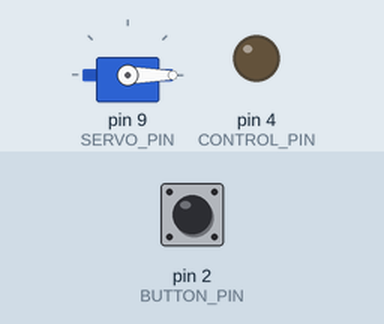
Simulated run of this sketch. Board: Arduino Uno, built with avr-gcc and run on an emulated ATmega328P. On the bench: servo, output pins drawn as LEDs (lit = HIGH). Inputs (shaded band) come from the test bench; at power-on: pin 2 (BUTTON_PIN) HIGH.

Above: at 1.2 s.
1.3 s: pin 2 (BUTTON_PIN) pulled LOW for 0.15 s
At 1.37 s:
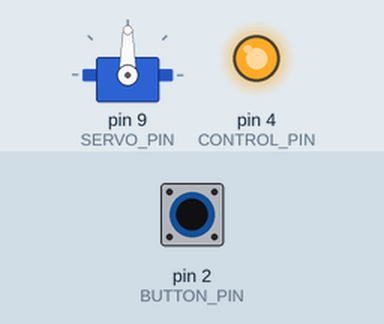
2.9 s: pin 2 (BUTTON_PIN) pulled LOW for 3.2 s
At 7.0 s:
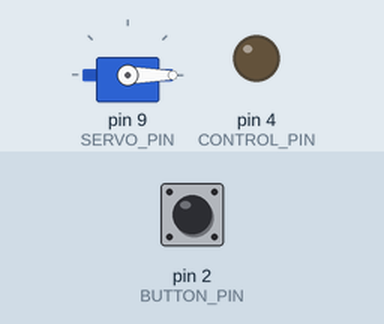
Timing chart, 0 to 8.5 s (numbered marks = the images above; inputs shaded):
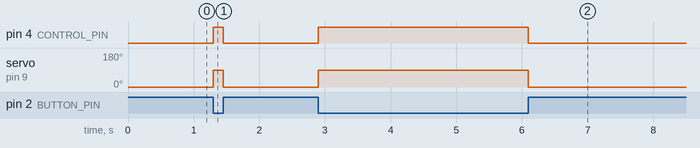

The sketch:

Mini_Servo_with_Button.ino
```cpp
#include <Servo.h>

#define BUTTON_PIN 2
#define SERVO_PIN 9
#define CONTROL_PIN 4  // Controls the resistance-lowering mechanism

Servo myServo;
bool buttonState = false;

void setup() {
    pinMode(BUTTON_PIN, INPUT_PULLUP);  // Internal pull-up resistor
    pinMode(CONTROL_PIN, OUTPUT);       // Output to control resistance
    myServo.attach(SERVO_PIN);

    myServo.write(0); // Start position of servo
    digitalWrite(CONTROL_PIN, LOW); // Default state (high resistance)
}

void loop() {
    buttonState = digitalRead(BUTTON_PIN);

    if (buttonState == LOW) {  // Button pressed
        myServo.write(90);  // Move servo to 90 degrees
        digitalWrite(CONTROL_PIN, HIGH);  // Lower resistance (e.g., enable transistor)
    } else {
        myServo.write(0);  // Move servo back
        digitalWrite(CONTROL_PIN, LOW);  // Keep high resistance
    }
}
```

Measured:
- after the input at 1.3 s, pin 4 (CONTROL_PIN): LOW → HIGH at once, → LOW 0.15 s later; servo on pin 9 (SERVO_PIN): 0° → 90° at once, → 0° 0.15 s later
- after the input at 2.9 s, pin 4 (CONTROL_PIN): LOW → HIGH at once, → LOW 3.2 s later; servo on pin 9 (SERVO_PIN): 0° → 90° at once, → 0° 3.2 s later
